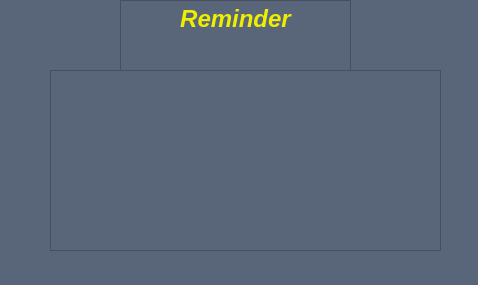
<?xml version="1.0" encoding="UTF-8"?>
<ui version="4.0">
 <class>Reminder</class>
 <widget class="QDialog" name="Reminder">
  <property name="geometry">
   <rect>
    <x>0</x>
    <y>0</y>
    <width>478</width>
    <height>285</height>
   </rect>
  </property>
  <property name="windowTitle">
   <string>Dialog</string>
  </property>
  <property name="styleSheet">
   <string notr="true">background-color: rgb(89, 102, 122);</string>
  </property>
  <widget class="QTextEdit" name="printInfo">
   <property name="geometry">
    <rect>
     <x>50</x>
     <y>70</y>
     <width>391</width>
     <height>181</height>
    </rect>
   </property>
   <property name="styleSheet">
    <string notr="true">color: rgb(255, 255, 255);
font: 16pt &quot;MS Shell Dlg 2&quot;;</string>
   </property>
   <property name="readOnly">
    <bool>false</bool>
   </property>
  </widget>
  <widget class="QTextEdit" name="textEdit">
   <property name="geometry">
    <rect>
     <x>120</x>
     <y>0</y>
     <width>231</width>
     <height>71</height>
    </rect>
   </property>
   <property name="html">
    <string>&lt;!DOCTYPE HTML PUBLIC &quot;-//W3C//DTD HTML 4.0//EN&quot; &quot;http://www.w3.org/TR/REC-html40/strict.dtd&quot;&gt;
&lt;html&gt;&lt;head&gt;&lt;meta name=&quot;qrichtext&quot; content=&quot;1&quot; /&gt;&lt;style type=&quot;text/css&quot;&gt;
p, li { white-space: pre-wrap; }
&lt;/style&gt;&lt;/head&gt;&lt;body style=&quot; font-family:'MS Shell Dlg 2'; font-size:8.25pt; font-weight:400; font-style:normal;&quot;&gt;
&lt;p align=&quot;center&quot; style=&quot; margin-top:0px; margin-bottom:0px; margin-left:0px; margin-right:0px; -qt-block-indent:0; text-indent:0px;&quot;&gt;&lt;span style=&quot; font-size:18pt; font-weight:600; font-style:italic; color:#eeee00;&quot;&gt;Reminder&lt;/span&gt;&lt;/p&gt;&lt;/body&gt;&lt;/html&gt;</string>
   </property>
  </widget>
 </widget>
 <resources/>
 <connections/>
</ui>
